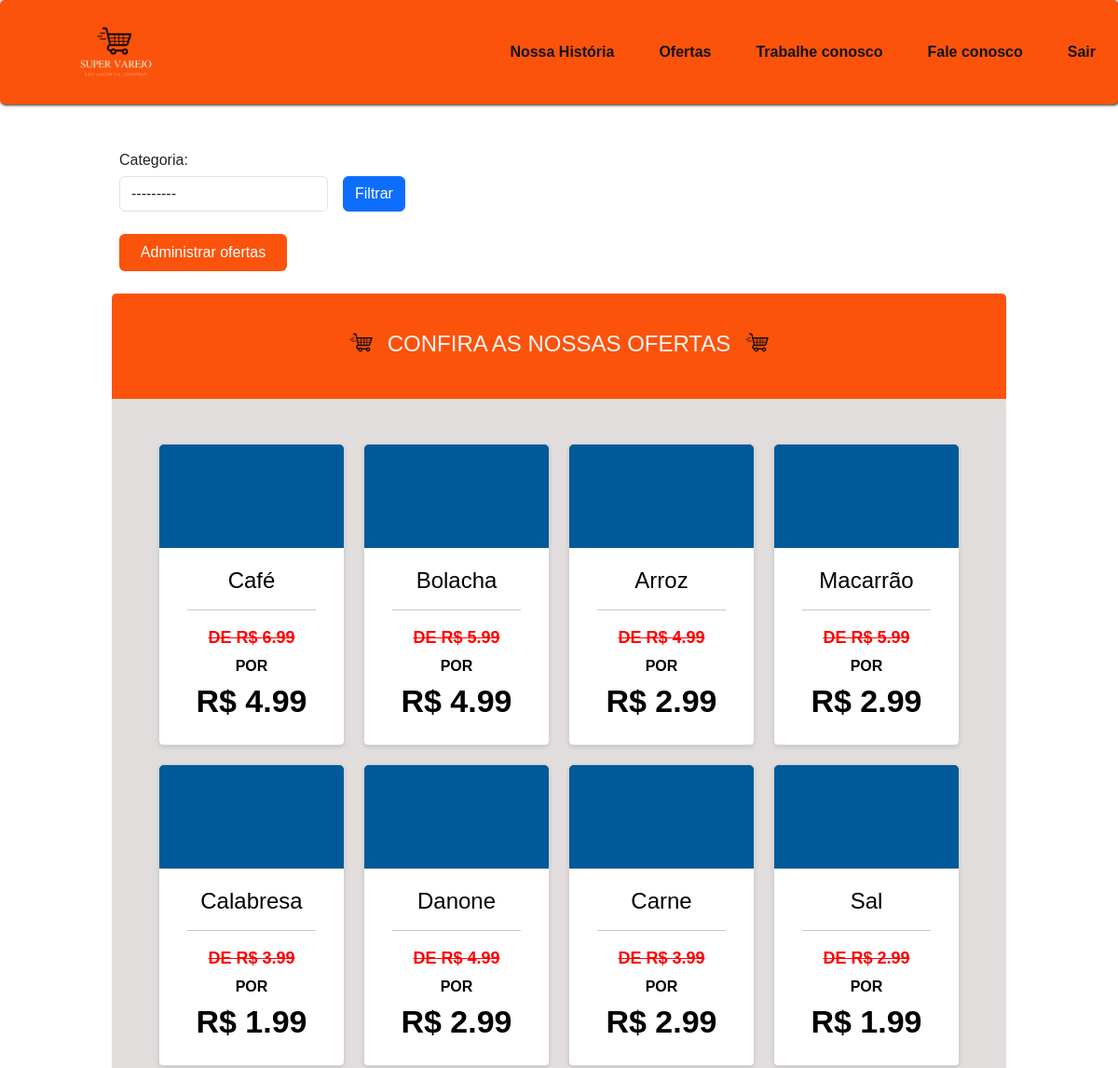
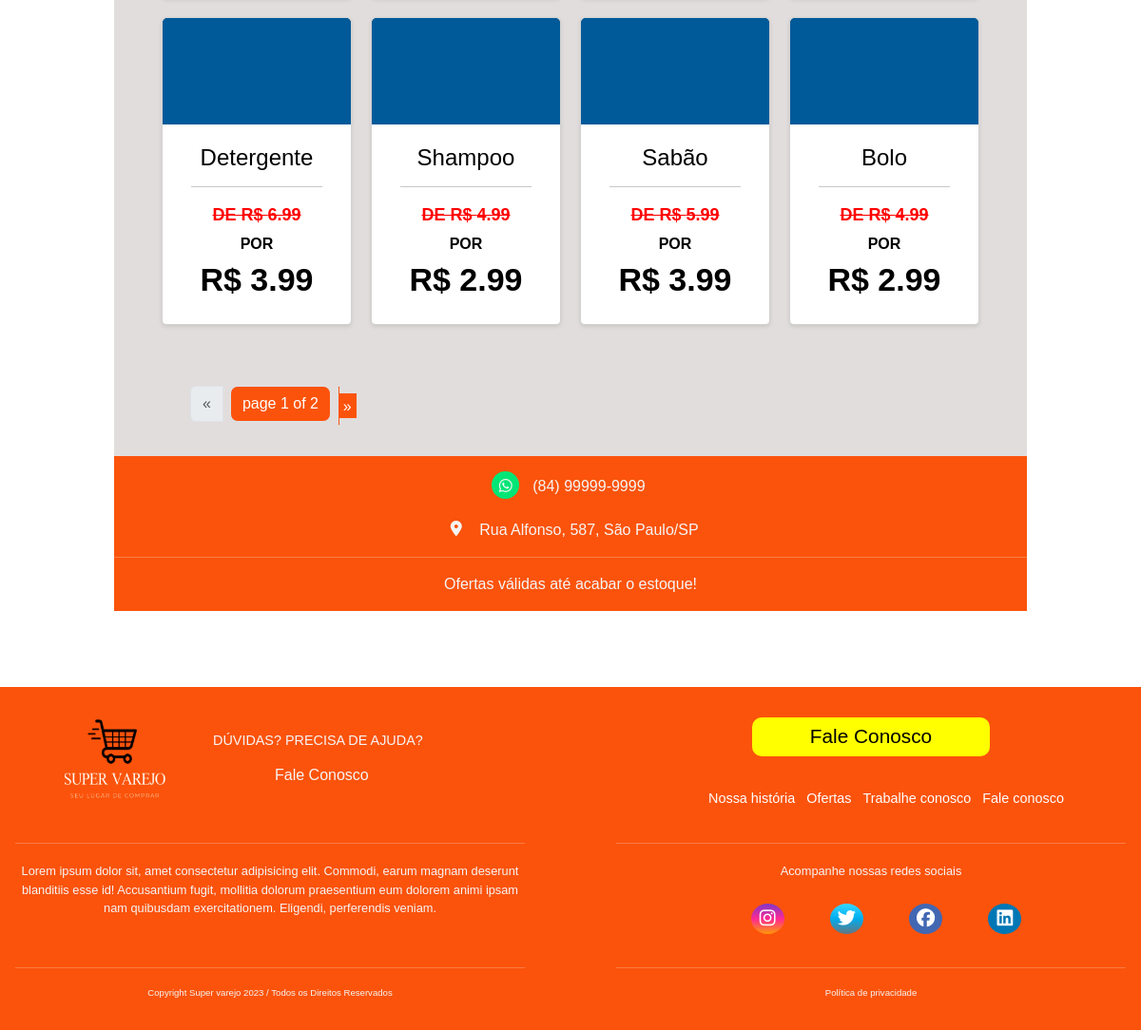
/ofertas/ (signed in), run on the app's committed database (2 pictures, top to bottom).
### ofertas/models.py (models this page shows)
class Oferta(models.Model):
    nome_produto = models.CharField(max_length=100)
    valor_antigo = models.FloatField()
    novo_valor = models.FloatField()
    imagem = models.ImageField(upload_to='media')
    categoria = models.ForeignKey(Categoria_oferta, on_delete=models.SET_NULL, null=True)

### ofertas/views.py (the view)
# urls.py: path('ofertas/', views.OfertaListar.as_view(), name='ofertas'),
class OfertaListar(LoginRequiredMixin, ListView):
    login_url = '/login/'
    model = Oferta
    template_name = 'ofertas/pages/ofertas.html'
    context_object_name = 'ofertas'
    paginate_by = 12
    def get_context_data(self, **kwargs):
        context = super().get_context_data(**kwargs)
        context['form'] = OfertaFilterForm(self.request.GET or None)
        return context
    def get_queryset(self):
        queryset = super().get_queryset()
        self.form = OfertaFilterForm(self.request.GET or None)
        if self.form.is_valid():
            if self.form.cleaned_data.get('categoria'):
                queryset = queryset.filter(categoria=self.form.cleaned_data['categoria'])
        return queryset

### ofertas/forms.py
class OfertaFilterForm(forms.Form):
    categoria = forms.ModelChoiceField(queryset=Categoria_oferta.objects.all(), required=False)
    def __init__(self, *args, **kwargs):
        super(OfertaFilterForm, self).__init__(*args, **kwargs)
        for field in self.fields.values():
            field.widget.attrs['class'] = 'form-control'

### ofertas/models.py (called while the page is built)
    def __str__(self):
        return self.nome

### ofertas/templates/ofertas/pages/ofertas.html (shortened to what this page needs)
{% load permission_tags %}
{% load static %}
{% include 'ofertas/partials/head.html' %}
<body>
    {% include 'ofertas/partials/header.html' %}
    <div id="master">
        <form method="get" class="form-filtros">
            <label for="categoria" class="form-label title-filter">Categoria:</label>
            <div class="mb-3 filter-form">
                <label class="campo-filter">{{ form.categoria }}</label>
                <button type="submit" class="btn btn-primary button-filter">Filtrar</button>
            </div>
        </form>
        <div class="main_ofertas_main">
            {% if user|has_role:'administrador' %}
            <a href="{% url 'ofertas_admin' %}">Administrar ofertas</a>
            {% endif %}
            <div class="main_ofertas">
                <div class="main_container_card">
                    <div class="economia">
                        <img src="{% static 'ofertas/img/carrinho.png' %}" alt="carrinho de compras">
                        <h1>CONFIRA AS NOSSAS OFERTAS</h1>
                        <img src="{% static 'ofertas/img/carrinho.png' %}" alt="carrinho de compras">
                    </div>
                    <div class="container-card">
                        {% for oferta in ofertas %}
                        <div class="card">
                            <img src="{{oferta.imagem.url}}" alt="produto">
                            <div class="card-description">
                                <h2>{{oferta.nome_produto}}</h2>
                                <hr class="card-hr">
                                <strong>
                                    <p class="preco_antigo"><s>DE R$ {{oferta.valor_antigo}}</s></p>
                                    <p class="preco_word">POR</p>
                                    <p class="novo_preco">R$ {{oferta.novo_valor}}</p>
                                </strong>
                            </div>
                        </div>
                        {% endfor %}
                    </div>
                    {% include 'ofertas/partials/pagination.html' %}
                    <div id="footer_container_card">
                        <div class="whatsapp">
                            <i id='whatsapp' class="fa-brands fa-whatsapp"></i>
                            <p>(84) 99999-9999</p>
                        </div>
                        <div class="loc">
                            <i id="loc" class="fa-solid fa-location-dot"></i>
                            <p>Rua Alfonso, 587, São Paulo/SP</p>
                        </div>
                        <hr class="ofertas_hr">
                        <p class="ofertas_validas">Ofertas válidas até acabar o estoque!</p>
                    </div>
                </div>
            </div>
        </div>
    </div>
    {% include 'ofertas/partials/footer.html' %}
</body>

### ofertas/static/ofertas/css/style-main.css (style rules this page uses)
:root { --color-background: #FB530B; --color-links: #151414; --color-box: rgb(36, 35, 35); --color-backbot: rgba(16, 15, 16, 0.96); --color-hedlateral: #f4f1f1; --color-black: black; --color-font: #f5f5f5; --color-info-light: #cce5ff; --color-debug-light: #cce5ff; --color-success-light: #d4edda; --color-alert-light: #fff3cd; --color-warning-light: #fff3cd; --color-error-light: #f8d7da; --color-dark-text: #444; --color-info-dark: #4d86c4; --color-debug-dark: #4d86c4; --color-success-dark: #4a9c5d; --color-alert-dark: #927f40; --color-warning-dark: #927f40; --color-error-dark: #da525d; --color-gray-0: #f9f9f9; --color-gray-1: #e0e0e0; --color-gray-2: #c7c7c7; --color-gray-3: #aeaeae; --color-gray-4: #959595; --color-gray-5: #7d7d7d; --color-gray-6: #646464; --color-gray-7: #4b4b4b; --color-gray-8: #323232; --color-gray-9: #191919; --color-index: rgba(9, 225, 253, 0.055); --spacing-gutter-medium: 3rem; --spacing-gutter-large: 4rem; }
* { font-family: Arial, Helvetica, sans-serif; margin: 0; padding: 0; box-sizing: border-box; }

### ofertas/static/ofertas/css/style-header.css (style rules this page uses)
:root { --color-background: #FB530B; --color-links: #151414; --color-box: rgb(36, 35, 35); --color-backbot: rgba(16, 15, 16, 0.96); --color-hedlateral: #f4f1f1; --color-black: black; --color-font: #f5f5f5; }
* { font-family: Arial, Helvetica, sans-serif; margin: 0; padding: 0; box-sizing: border-box; }

### ofertas/static/ofertas/css/style-footer.css (style rules this page uses)
:root { --color-background: #FB530B; --color-links: #151414; --color-box: rgb(36, 35, 35); --color-backbot: rgba(16, 15, 16, 0.96); --color-hedlateral: #f4f1f1; --color-black: black; --color-font: #f5f5f5; }
* { font-family: Arial, Helvetica, sans-serif; margin: 0; padding: 0; box-sizing: border-box; }

### ofertas/static/ofertas/css/style-trabalheconosco.css (style rules this page uses)
:root { --color-background: #FB530B; --color-links: #151414; --color-box: rgb(36, 35, 35); --color-backbot: rgba(16, 15, 16, 0.96); --color-hedlateral: #f4f1f1; --color-black: black; --color-font: #f5f5f5; }
* { font-family: Arial, Helvetica, sans-serif; margin: 0; padding: 0; box-sizing: border-box; }

### ofertas/static/ofertas/css/style-contato.css (style rules this page uses)
:root { --color-background: #FB530B; --color-links: #151414; --color-box: rgb(36, 35, 35); --color-backbot: rgba(16, 15, 16, 0.96); --color-hedlateral: #f4f1f1; --color-black: black; --color-font: #f5f5f5; }
* { font-family: Arial, Helvetica, sans-serif; margin: 0; padding: 0; box-sizing: border-box; }
label { display: block; margin-bottom: 5px; }
input[type="text"], input[type="email"], input[type="tel"], select { width: 100%; padding: 10px; border: 1px solid #ccc; border-radius: 3px; }
button { background: #0078d4; color: #fff; padding: 10px 15px; border: none; border-radius: 6px; cursor: pointer; }

### data on the page
Oferta: imagem (picture), nome_produto "Café", valor_antigo "6.99", novo_valor "4.99"
Oferta: imagem (picture), nome_produto "Bolacha", valor_antigo "5.99", novo_valor "4.99"
Oferta: imagem (picture), nome_produto "Arroz", valor_antigo "4.99", novo_valor "2.99"
Oferta: imagem (picture), nome_produto "Macarrão", valor_antigo "5.99", novo_valor "2.99"
Oferta: imagem (picture), nome_produto "Calabresa", valor_antigo "3.99", novo_valor "1.99"
Oferta: imagem (picture), nome_produto "Danone", valor_antigo "4.99", novo_valor "2.99"
Oferta: imagem (picture), nome_produto "Carne", valor_antigo "3.99", novo_valor "2.99"
Oferta: imagem (picture), nome_produto "Sal", valor_antigo "2.99", novo_valor "1.99"
Oferta: imagem (picture), nome_produto "Detergente", valor_antigo "6.99", novo_valor "3.99"
Oferta: imagem (picture), nome_produto "Shampoo", valor_antigo "4.99", novo_valor "2.99"
Oferta: imagem (picture), nome_produto "Sabão", valor_antigo "5.99", novo_valor "3.99"
Oferta: imagem (picture), nome_produto "Bolo", valor_antigo "4.99", novo_valor "2.99"

### other printed values
{{ page_obj.number }} "1"
{{ page_obj.paginator.num_pages }} "2"
